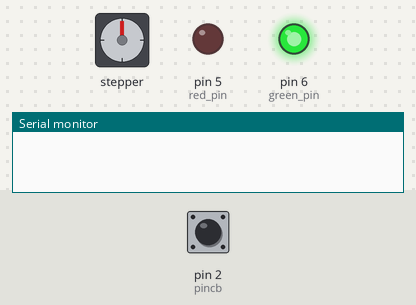
A sketch run on a simulated Arduino Uno, built with avr-gcc and run on an emulated ATmega328P. Shown: stepper motor, output pins drawn as LEDs (lit = HIGH), the last lines printed to the serial monitor. The test bench sets the inputs (shaded band); at power-on: pin 2 (pincb) HIGH. Stepper angles assume 2048 steps per turn.

Above: at 1.2 s.
1.3 s: pin 2 (pincb) pulled LOW for 1 s
At 1.75 s:
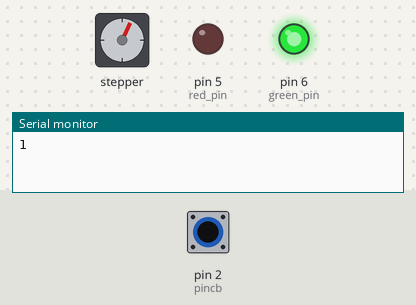
4.3 s: pin 2 (pincb) pulled LOW for 3.2 s
At 4.46 s:
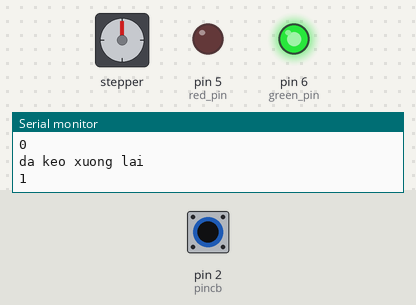
12.0 s: pin 2 (pincb) driven LOW
At 12.76 s:
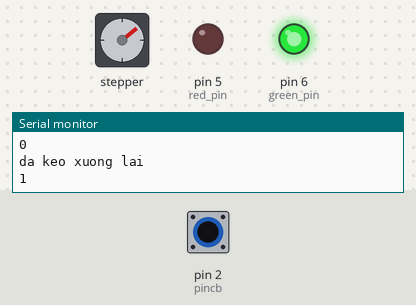
15.0 s: pin 2 (pincb) driven HIGH
Timing chart, 0 to 19.0 s (numbered marks = the images above; inputs shaded):
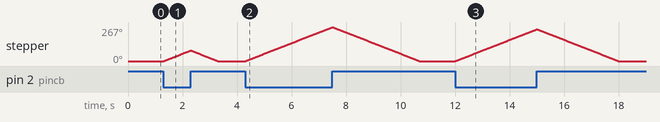

The sketch:

interupt_step.ino
```cpp
// Include the Arduino Stepper.h library:
#include <Stepper.h>

// Define number of steps per rotation:
const int stepsPerRevolution = 2048;
//cambien
int pincb = 2;
int red_pin = 5;
int green_pin = 6;
int is_closed = 0;
int max_open = 0;
int steps_down = 0;
int steps_up = 0;
int current_time = 0;
int first_time = 0;
volatile byte state = LOW;
// Wiring:
// Pin 8 to IN1 on the ULN2003 driver
// Pin 9 to IN2 on the ULN2003 driver
// Pin 10 to IN3 on the ULN2003 driver
// Pin 11 to IN4 on the ULN2003 driver

// Create stepper object called 'myStepper', note the pin order:
Stepper myStepper = Stepper(stepsPerRevolution, 8, 10, 9, 11);

void setAlert(String options)
{
  if(options == "down")
  {
    digitalWrite(red_pin,LOW);
    digitalWrite(green_pin,HIGH);
  }
  if (options == "up")
  {
    digitalWrite(red_pin,HIGH);
    digitalWrite(green_pin,LOW);
  }
}

void setup() {
  myStepper.setSpeed(15);
  pinMode(pincb, INPUT_PULLUP);
  pinMode(red_pin, OUTPUT);
  pinMode(green_pin, OUTPUT);
  // Begin Serial communication at a baud rate of 9600:
  Serial.begin(9600);
  setAlert("down");
  attachInterrupt(digitalPinToInterrupt(pincb), scroll, HIGH);
}

void scroll()
{
  first_time = millis();
  if (first_time - current_time > 50)
  {
     state = !state;
     Serial.println(state);
  }
  current_time = first_time;
}

void loop() {
 if(state == 1) // có âm thanh
  {
     is_closed = 1;
     if (max_open == 0)
     {
      for(steps_up = 0; steps_up <= 2048; steps_up++)
       {
         myStepper.step(1); // cuộn cùng chiều kim đồng hồ, với góc quay gấp 1.5 lần bth
         max_open = 1;
        if (digitalRead(pincb) == HIGH)
        {

          for (int i = 0; i <= steps_up; i++)
          {
             myStepper.step(-1);
          }
          Serial.println("da keo xuong lai");
          max_open = 0;
          is_closed = 0;
          state = 0;
          break;
        }
       }
     }
  }

  if (state == 0 && is_closed == 1) // không có âm thanh và cửa chưa được đóng
  {

     is_closed = 0;
     max_open = 0;

     for(steps_down = 0; steps_down <= 2048; steps_down++)
     {
        myStepper.step(-1); // cuộn ngược chiều kim đồng hồ
        if (digitalRead(pincb) == HIGH)
        {

          for (int i = 0; i <= steps_down; i++)
          {
             myStepper.step(1);
          }
          Serial.println("da keo len lai");
          max_open = 1;
          is_closed = 1;
          state = 1;
          break;
        }
     }
  }
}
```

Measured:
- after the input at 1.3 s, stepper: turns 83° clockwise in 0.98 s, then 83° counter-clockwise in 0.97 s
- after the input at 4.3 s, stepper: turns 267° clockwise in 3.2 s, then 267° counter-clockwise in 3.2 s
- after the input at 12.0 s, stepper: keeps turning clockwise at about 84°/s, starting at once
